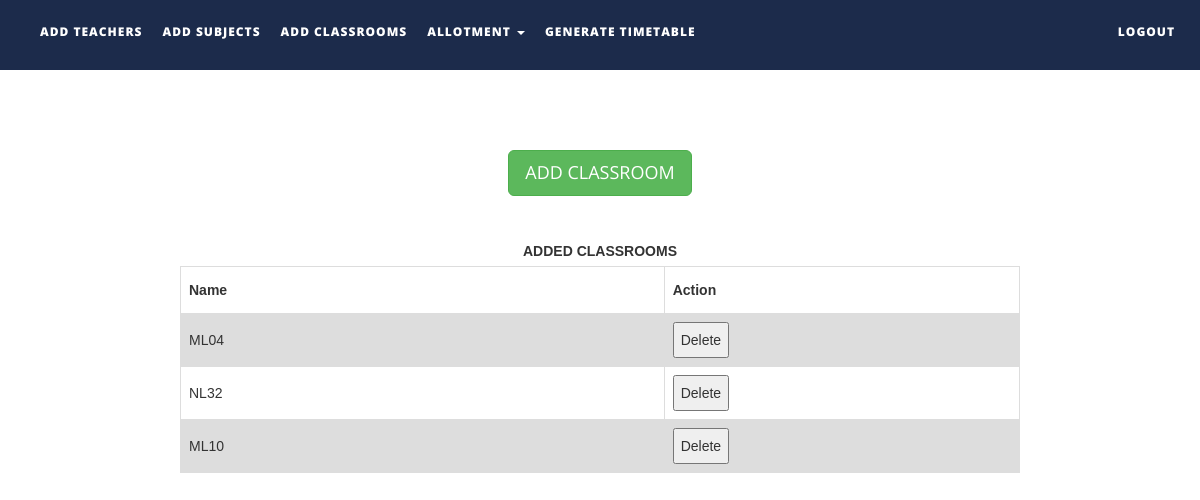
The page /files/addclassrooms.php on the database as committed earlier.
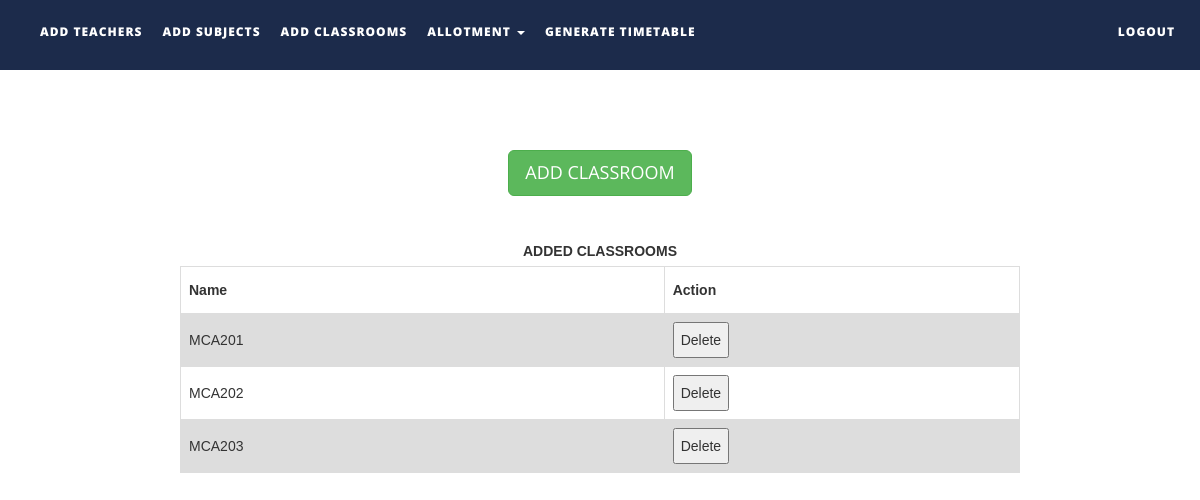
The same page on the database as committed later.
### tables this page shows
CREATE TABLE `classrooms` (
  `name` varchar(30) NOT NULL,
  `status` int(1) NOT NULL
);

### files/addclassrooms.php (the view, shortened to what this page needs)
<!DOCTYPE html>
<html xmlns="http://www.w3.org/1999/xhtml">
<head>
    <link href="assets/css/bootstrap.css" rel="stylesheet"/>
    <link href="assets/css/font-awesome.min.css" rel="stylesheet"/>
    <link href="assets/css/flexslider.css" rel="stylesheet"/>
    <link href="assets/css/style.css" rel="stylesheet"/>
</head>
<body>
<div class="navbar navbar-inverse navbar-fixed-top " id="menu">
    <div class="container">
        <div class="navbar-collapse collapse move-me">
            <ul class="nav navbar-nav navbar-left">
                <li><a href="addteachers.php">ADD TEACHERS</a></li>
                <li><a href="addsubjects.php">ADD SUBJECTS</a></li>
                <li><a href="addclassrooms.php">ADD CLASSROOMS</a></li>
                <li class="dropdown"><a class="dropdown-toggle" data-toggle="dropdown" aria-expanded="false">ALLOTMENT
                        <span class="caret"></span></a>
                </li>
                <li><a href="generatetimetable.php">GENERATE TIMETABLE</a></li>
            </ul>
            <ul class="nav navbar-nav navbar-right">
                <li><a href="index.php">LOGOUT</a></li>
            </ul>
        </div>
    </div>
</div>
<br>
<div align="center"
     style="margin-top:10%">
    <button
        id="classroommanual" class="btn btn-success btn-lg">ADD CLASSROOM
    </button>
</div>
<div align="center">
    <br>
    <table id=classroomstable>
        <caption><strong>ADDED CLASSROOMS</strong></caption>
        <tr>
            <th width="100">Name</th>
            <th width="60">Action</th>
        </tr>
        <?php
        $q = mysqli_query(mysqli_connect("localhost", "root", "", "ttms"),
            "SELECT * FROM classrooms ");
        while ($row = mysqli_fetch_assoc($q)) {
            echo "<tr><td>{$row['name']}</td>
                    <td><button>Delete</button></td>
                    </tr>\n";
        }
        ?>
    </table>
</div>
</body>
</html>

Rows that differ between the two databases and show on the page:
removed classrooms: name "ML04"
removed classrooms: name "NL32"
removed classrooms: name "ML10"
added classrooms: name "MCA201"
added classrooms: name "MCA202"
added classrooms: name "MCA203"
